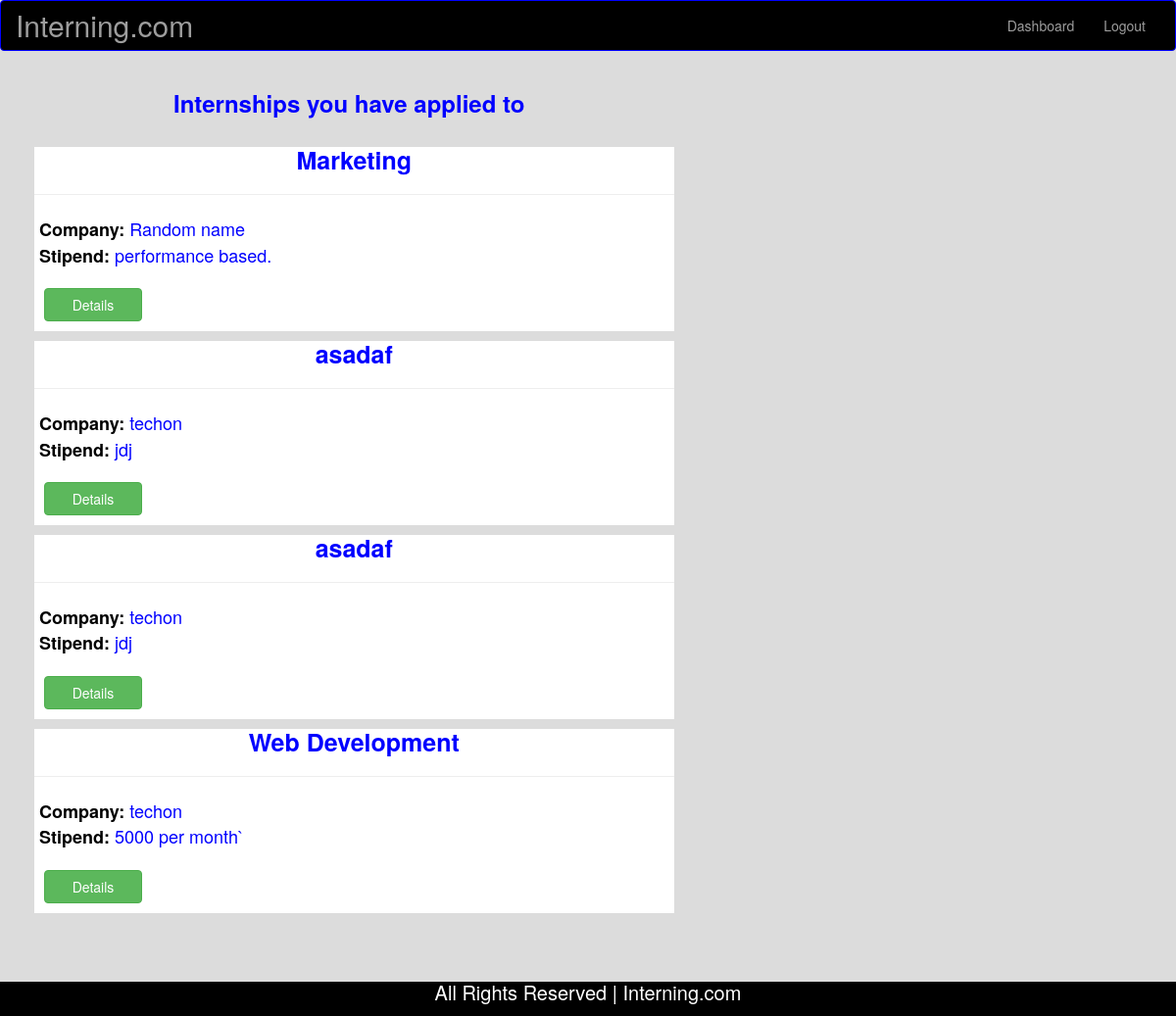
The app's page /dashboard.php (signed in) with its own data.
### tables this page shows
CREATE TABLE `applicants` (
  `aid` int(11) NOT NULL,
  `user` int(11) NOT NULL,
  `internship` int(11) NOT NULL
);

CREATE TABLE `internship` (
  `iid` int(11) NOT NULL,
  `title` varchar(100) NOT NULL,
  `description` varchar(500) NOT NULL,
  `stipend` varchar(50) NOT NULL,
  `start` varchar(50) NOT NULL,
  `apply` varchar(50) NOT NULL,
  `skills` varchar(200) NOT NULL,
  `duration` varchar(50) NOT NULL,
  `comp_name` varchar(100) NOT NULL
);

### dashboard.php (the view, shortened to what this page needs)
<html>
<head>
</head>
<body style="background-color: gainsboro; background-size: 100%;">
<?php
include 'nvgbar.php';
?>
<?php
include 'connect.php';
?>
<div class="container">
    <div class="row">
        <div class="col-sm-7" >
            <h3 style="text-align: center; color: blue;"><b>Internships you have applied to</b></h3><br>
            <?php
            $id=$_SESSION['id'];
            $query=mysqli_query($connection,"SELECT * FROM applicants WHERE user='$id' ORDER BY aid DESC ");
            while($row = mysqli_fetch_array($query))
            {
                $iid=$row['internship'];
                $query1=mysqli_query($connection,"SELECT * FROM internship WHERE iid='$iid' ");
                while($row = mysqli_fetch_array($query1))
                {
                    $title=$row['title'];
                    $comp_name=$row['comp_name'];
                    $stipend=$row['stipend'];
                }
                echo " <div style=\"background-color: white; width:100%; height: auto; margin-left: 5px; margin-bottom: 10px;\">
                <h1 style=\"font-size: 25px; color: blue; text-align: center; margin-top: 2px;\"><b>$title</b></h1>
                <hr  style=\"color: black; height: 2px;\">
                <p style=\"color: black; font-size: 18px; margin-left: 5px; display: inline;\"><b>Company: </b></p><p style=\"color: blue; font-size: 18px; display: inline;\">$comp_name</p>
                <br>
                <p style=\"color: black; font-size: 18px; margin-left: 5px; display: inline;\"><b>Stipend: </b></p><p style=\"color: blue; font-size: 18px; display: inline;\">$stipend</p>
                <br><br>
                <a href='internship.php?iid=$iid'><button type=\"button\" class=\"btn btn-success\" style=\"margin-left: 10px; width:100px; margin-bottom: 10px\">Details</button></a>
            </div>";
            }
            ?>
        </div>
    </div>
</div>
<br><br>
<?php
include 'footer.php';
?>
</body>
</html>

### nvgbar.php (shortened to what this page needs)
<!DOCTYPE html>
<html lang="en">
<head>
    <link rel="stylesheet" href="https://maxcdn.bootstrapcdn.com/bootstrap/3.3.7/css/bootstrap.min.css">
</head>
<body>
<nav class="navbar navbar-inverse" style="background-color: black; border-color:blue" >
    <div class="container-fluid">
        <div class="navbar-header">
            <a class="navbar-brand" href="index.php" style="font-size: 30px;">Interning.com</a>
        </div>
        <div class="collapse navbar-collapse" id="myNavbar">
            <ul class="nav navbar-nav navbar-right">
                <?php
                    include 'connect.php';
                if(isset($_SESSION['signed_in'])== true)
                    {
                        $id=$_SESSION['id'];
                        $query=mysqli_query($connection,"SELECT category FROM user WHERE id='$id'");
                        while($row = mysqli_fetch_array($query))
                        {
                            $category=$row['category'];
                        }
                        if($category==1)
                        {
                            echo "<li><a href=\"dashboard.php\"> Dashboard</a></li>
                                    <li><a href=\"logout.php\"> Logout</a></li>";
                        }
                        else{
                            echo "<li><a href=\"newintern.php\"> Post</a></li>
                                    <li><a href=\"logout.php\"> Logout</a></li>";
                        }
                                           }
                ?>
            </ul>
        </div>
    </div>
</nav>
</body>
</html>

### footer.php
<html>
<body>
<div style="background-color: black; width: 100%; height: 35px;">
    <h1 style="color: white; text-align: center; font-size: 20px;">All Rights Reserved | Interning.com</h1>
</div>
</body>
</html>

### dashboard.php (style rules this page uses)
* { padding: 0; margin:0; }

### records on screen
applicants: internship.title "Marketing", internship.comp_name "Random name", internship.stipend "performance based."
applicants: internship.title "asadaf", internship.comp_name "techon", internship.stipend "jdj"
applicants: internship.title "asadaf", internship.comp_name "techon", internship.stipend "jdj"
applicants: internship.title "Web Development", internship.comp_name "techon", internship.stipend "5000 per month`"
